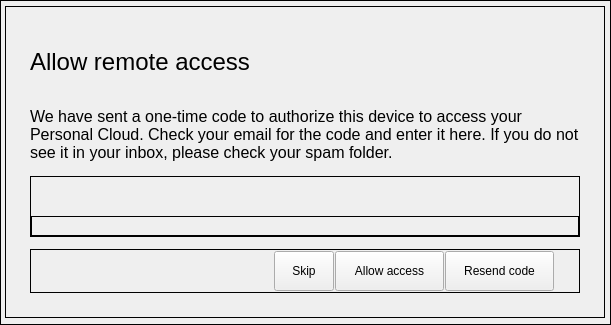
<?xml version="1.0" encoding="UTF-8"?>
<ui version="4.0">
 <class>CodeDialog</class>
 <widget class="QWidget" name="CodeDialog">
  <property name="geometry">
   <rect>
    <x>0</x>
    <y>0</y>
    <width>611</width>
    <height>325</height>
   </rect>
  </property>
  <property name="windowTitle">
   <string/>
  </property>
  <layout class="QVBoxLayout" name="verticalLayout_5">
   <property name="leftMargin">
    <number>0</number>
   </property>
   <property name="topMargin">
    <number>0</number>
   </property>
   <property name="rightMargin">
    <number>0</number>
   </property>
   <property name="bottomMargin">
    <number>0</number>
   </property>
   <item>
    <widget class="QFrame" name="frameContent">
     <property name="frameShape">
      <enum>QFrame::Shape::Box</enum>
     </property>
     <layout class="QVBoxLayout" name="verticalLayout">
      <property name="leftMargin">
       <number>4</number>
      </property>
      <property name="topMargin">
       <number>4</number>
      </property>
      <property name="rightMargin">
       <number>4</number>
      </property>
      <property name="bottomMargin">
       <number>4</number>
      </property>
      <item alignment="Qt::AlignmentFlag::AlignHCenter|Qt::AlignmentFlag::AlignVCenter">
       <widget class="QFrame" name="frame">
        <property name="minimumSize">
         <size>
          <width>600</width>
          <height>312</height>
         </size>
        </property>
        <property name="maximumSize">
         <size>
          <width>600</width>
          <height>312</height>
         </size>
        </property>
        <property name="frameShape">
         <enum>QFrame::Shape::Box</enum>
        </property>
        <layout class="QVBoxLayout" name="verticalLayout_2">
         <property name="spacing">
          <number>12</number>
         </property>
         <property name="leftMargin">
          <number>24</number>
         </property>
         <property name="topMargin">
          <number>24</number>
         </property>
         <property name="rightMargin">
          <number>24</number>
         </property>
         <property name="bottomMargin">
          <number>24</number>
         </property>
         <item>
          <widget class="QLabel" name="lblHeader">
           <property name="font">
            <font>
             <pointsize>18</pointsize>
            </font>
           </property>
           <property name="text">
            <string>Allow remote access</string>
           </property>
           <property name="class" stdset="0">
            <string notr="true">text_label</string>
           </property>
          </widget>
         </item>
         <item>
          <widget class="QLabel" name="lblText">
           <property name="font">
            <font>
             <pointsize>12</pointsize>
            </font>
           </property>
           <property name="text">
            <string>We have sent a one-time code to authorize this device to access your Personal Cloud. Check your email for the code and enter it here. If you do not see it in your inbox, please check your spam folder.</string>
           </property>
           <property name="wordWrap">
            <bool>true</bool>
           </property>
           <property name="class" stdset="0">
            <string notr="true">text_label</string>
           </property>
          </widget>
         </item>
         <item>
          <widget class="QFrame" name="frameInput">
           <property name="minimumSize">
            <size>
             <width>0</width>
             <height>24</height>
            </size>
           </property>
           <property name="frameShape">
            <enum>QFrame::Shape::Box</enum>
           </property>
           <property name="class" stdset="0">
            <string notr="true">helper_frame</string>
           </property>
           <layout class="QVBoxLayout" name="verticalLayout_3">
            <property name="spacing">
             <number>0</number>
            </property>
            <property name="leftMargin">
             <number>0</number>
            </property>
            <property name="topMargin">
             <number>0</number>
            </property>
            <property name="rightMargin">
             <number>0</number>
            </property>
            <property name="bottomMargin">
             <number>0</number>
            </property>
            <item>
             <widget class="CodeInputWidget" name="codeInputWidget" native="true"/>
            </item>
            <item>
             <widget class="QFrame" name="frameError">
              <property name="minimumSize">
               <size>
                <width>0</width>
                <height>20</height>
               </size>
              </property>
              <property name="maximumSize">
               <size>
                <width>16777215</width>
                <height>20</height>
               </size>
              </property>
              <property name="frameShape">
               <enum>QFrame::Shape::Box</enum>
              </property>
              <property name="class" stdset="0">
               <string notr="true">helper_frame</string>
              </property>
              <layout class="QVBoxLayout" name="verticalLayout_4">
               <property name="leftMargin">
                <number>0</number>
               </property>
               <property name="topMargin">
                <number>0</number>
               </property>
               <property name="rightMargin">
                <number>0</number>
               </property>
               <property name="bottomMargin">
                <number>0</number>
               </property>
               <item>
                <widget class="QLabel" name="lblError">
                 <property name="text">
                  <string/>
                 </property>
                </widget>
               </item>
              </layout>
             </widget>
            </item>
           </layout>
          </widget>
         </item>
         <item>
          <widget class="QFrame" name="frameButtons">
           <property name="sizePolicy">
            <sizepolicy hsizetype="Preferred" vsizetype="Fixed">
             <horstretch>0</horstretch>
             <verstretch>0</verstretch>
            </sizepolicy>
           </property>
           <property name="minimumSize">
            <size>
             <width>0</width>
             <height>42</height>
            </size>
           </property>
           <property name="frameShape">
            <enum>QFrame::Shape::Box</enum>
           </property>
           <property name="class" stdset="0">
            <string notr="true">helper_frame</string>
           </property>
           <layout class="QHBoxLayout" name="horizontalLayout">
            <property name="spacing">
             <number>1</number>
            </property>
            <property name="leftMargin">
             <number>0</number>
            </property>
            <property name="topMargin">
             <number>1</number>
            </property>
            <property name="rightMargin">
             <number>0</number>
            </property>
            <property name="bottomMargin">
             <number>1</number>
            </property>
            <item>
             <spacer name="horizontalSpacer">
              <property name="orientation">
               <enum>Qt::Orientation::Horizontal</enum>
              </property>
              <property name="sizeHint" stdset="0">
               <size>
                <width>1</width>
                <height>10</height>
               </size>
              </property>
             </spacer>
            </item>
            <item>
             <widget class="QPushButton" name="btnSkip">
              <property name="minimumSize">
               <size>
                <width>60</width>
                <height>40</height>
               </size>
              </property>
              <property name="maximumSize">
               <size>
                <width>60</width>
                <height>16777215</height>
               </size>
              </property>
              <property name="text">
               <string>Skip</string>
              </property>
              <property name="class" stdset="0">
               <string notr="true">text_button</string>
              </property>
             </widget>
            </item>
            <item>
             <widget class="QPushButton" name="btnAllowAccess">
              <property name="minimumSize">
               <size>
                <width>109</width>
                <height>40</height>
               </size>
              </property>
              <property name="maximumSize">
               <size>
                <width>109</width>
                <height>40</height>
               </size>
              </property>
              <property name="text">
               <string>Allow access</string>
              </property>
              <property name="class" stdset="0">
               <string notr="true">text_button</string>
              </property>
             </widget>
            </item>
            <item>
             <widget class="QPushButton" name="btnResendCode">
              <property name="minimumSize">
               <size>
                <width>109</width>
                <height>40</height>
               </size>
              </property>
              <property name="maximumSize">
               <size>
                <width>109</width>
                <height>40</height>
               </size>
              </property>
              <property name="text">
               <string>Resend code</string>
              </property>
              <property name="class" stdset="0">
               <string notr="true">text_button</string>
              </property>
             </widget>
            </item>
            <item>
             <widget class="ProgressIndicator" name="spinner" native="true">
              <property name="minimumSize">
               <size>
                <width>24</width>
                <height>24</height>
               </size>
              </property>
              <property name="maximumSize">
               <size>
                <width>24</width>
                <height>24</height>
               </size>
              </property>
             </widget>
            </item>
           </layout>
          </widget>
         </item>
        </layout>
       </widget>
      </item>
     </layout>
    </widget>
   </item>
  </layout>
 </widget>
 <customwidgets>
  <customwidget>
   <class>ProgressIndicator</class>
   <extends>QWidget</extends>
   <header>gui/customui/progressindicator.h</header>
   <container>1</container>
  </customwidget>
  <customwidget>
   <class>CodeInputWidget</class>
   <extends>QWidget</extends>
   <header>gui/customui/codeinputwidget.h</header>
   <container>1</container>
  </customwidget>
 </customwidgets>
 <resources/>
 <connections/>
</ui>
